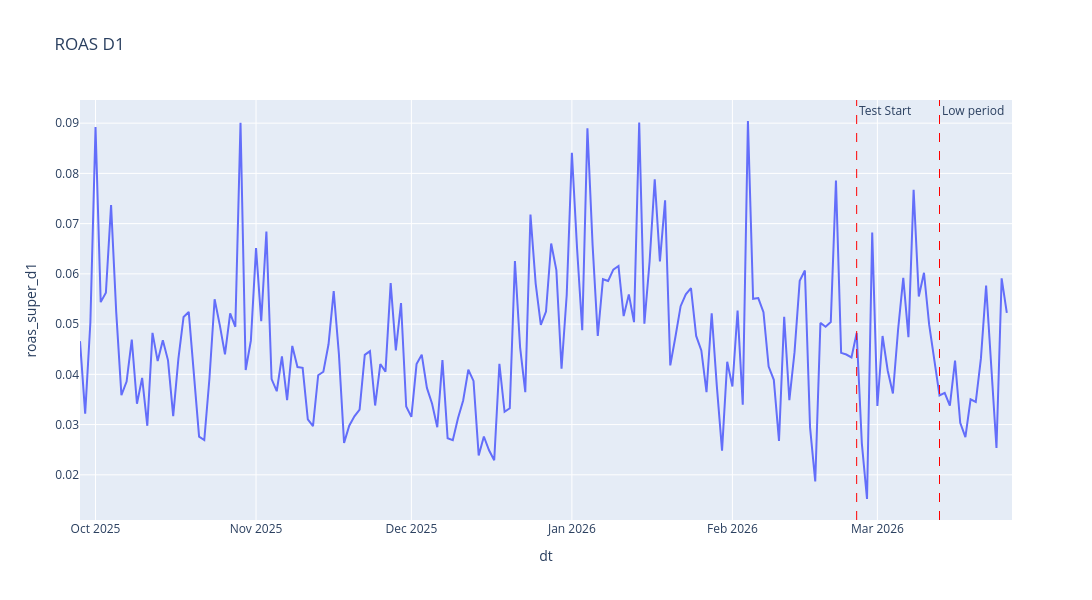

Here is the notebook cell this chart was saved with:
### Markdown cell above
## ROAS D1

### Code cell
import plotly.express as px

fig = px.line(roas_metrics, 
              x='dt', 
              y='roas_super_d1',
              title='ROAS D1',
              width=1200,
              height=600)

fig.add_vline(
    x=pd.Timestamp('2026-02-25').timestamp() * 1000, 
    line_dash='dash', 
    line_color='red', 
    line_width=1,
    annotation_text='Test Start', 
    annotation_position='top right')

fig.add_vline(
    x=pd.Timestamp('2026-03-13').timestamp() * 1000, 
    line_dash='dash', 
    line_color='red', 
    line_width=1,
    annotation_text='Low period', 
    annotation_position='top right')

fig.show()

### Figure 1 — Plotly figure (JSON) as saved in the notebook; plotly's stock layout.template omitted (floating-point values rounded to 4 significant figures; data arrays with more than 128 entries replaced by an {"elided": "..."} marker saying what was removed)
{"data": [{"hovertemplate": "dt=%{x}<br>roas_super_d1=%{y}<extra></extra>", "legendgroup": "", "line": {"color": "#636efa", "dash": "solid"}, "marker": {"symbol": "circle"}, "mode": "lines", "name": "", "orientation": "v", "showlegend": false, "type": "scatter", "x": {"elided": "181 str values"}, "xaxis": "x", "y": {"elided": "181 float values"}, "yaxis": "y"}], "layout": {"annotations": [{"showarrow": false, "text": "Test Start", "x": 1771977600000, "xanchor": "left", "xref": "x", "y": 1, "yanchor": "top", "yref": "y domain"}, {"showarrow": false, "text": "Low period", "x": 1773360000000, "xanchor": "left", "xref": "x", "y": 1, "yanchor": "top", "yref": "y domain"}], "height": 600, "legend": {"tracegroupgap": 0}, "shapes": [{"line": {"color": "red", "dash": "dash", "width": 1}, "type": "line", "x0": 1771977600000, "x1": 1771977600000, "xref": "x", "y0": 0, "y1": 1, "yref": "y domain"}, {"line": {"color": "red", "dash": "dash", "width": 1}, "type": "line", "x0": 1773360000000, "x1": 1773360000000, "xref": "x", "y0": 0, "y1": 1, "yref": "y domain"}], "title": {"text": "ROAS D1"}, "width": 1200, "xaxis": {"anchor": "y", "domain": [0, 1], "title": {"text": "dt"}}, "yaxis": {"anchor": "x", "domain": [0, 1], "title": {"text": "roas_super_d1"}}}}
